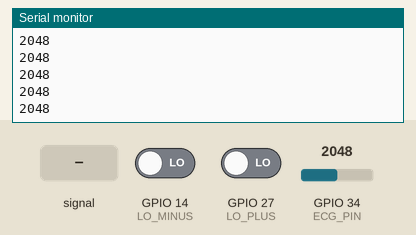
This sketch was run on a simulated ESP32. On the bench: the last lines printed to the serial monitor. The inputs (shaded band) are chosen by the test bench; at power-on: GPIO 14 (LO_MINUS) LOW, GPIO 34 (ECG_PIN) = 2048, GPIO 27 (LO_PLUS) LOW.

Above: at 1.2 s.
1.3 s: GPIO 14 (LO_MINUS) driven HIGH
At 1.8 s:
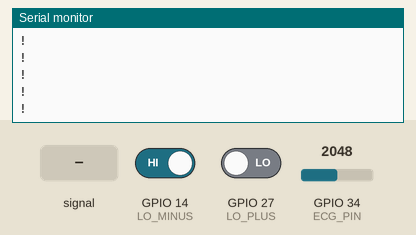
3.2 s: GPIO 14 (LO_MINUS) driven LOW
At 3.8 s:
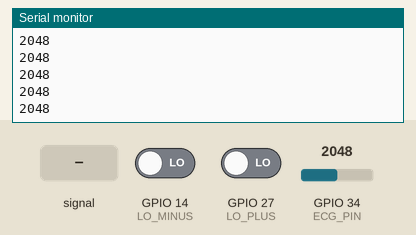
4.7 s: GPIO 34 (ECG_PIN) fed a 200 Hz sine of ±327 counts around its level
At 5.4 s:
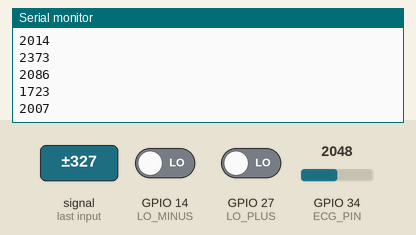
6.2 s: GPIO 34 (ECG_PIN) set to 2866
At 7.0 s:
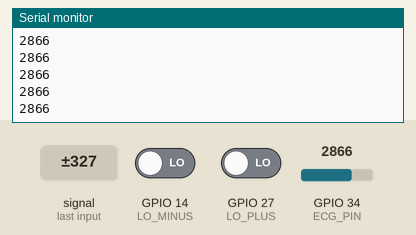
7.7 s: GPIO 34 (ECG_PIN) fed a 1000 Hz sine of ±1023 counts around its level
9.2 s: GPIO 34 (ECG_PIN) set to 2047
At 10.1 s:
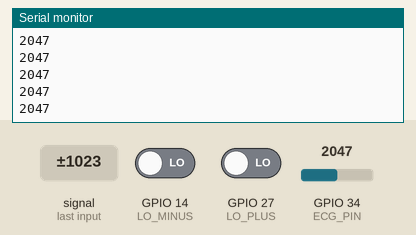
Timing chart, 0 to 11.7 s (numbered marks = the images above; inputs shaded):
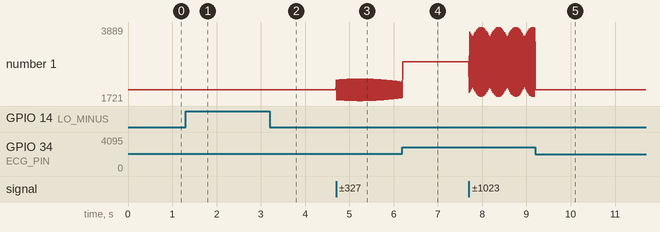

Measured:
- after the input at 1.3 s, the serial monitor: prints a new line at once (image 1)
- after the input at 4.7 s, the serial monitor: prints a new line at once (image 3)
- plotted number 1: 2048 → 1821 after the input at 4.7 s

The sketch:

code.ino
```cpp
#define LO_PLUS 27
#define LO_MINUS 14
#define ECG_PIN 34

// source : https://how2electronics.com/ecg-monitoring-with-ad8232-ecg-sensor-arduino/

void setup() {
  Serial.begin(9600);

  pinMode(LO_PLUS, INPUT);
  pinMode(LO_MINUS, INPUT);
}

void loop() {

  if (digitalRead(LO_PLUS) == HIGH || digitalRead(LO_MINUS) == HIGH) {
    Serial.println("!");
  }
  else {
    int ecgValue = analogRead(ECG_PIN);
    Serial.println(ecgValue);
  }

  delay(1);
}
```
